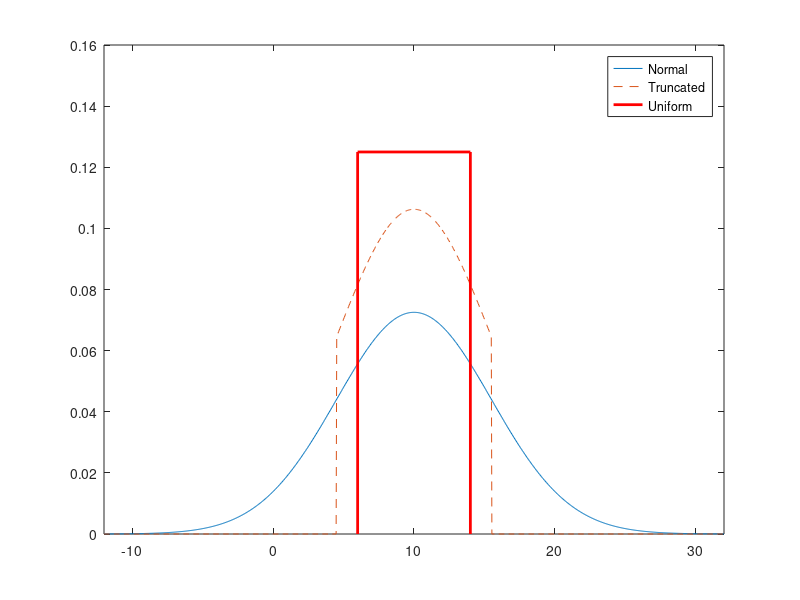

Source code (MATLAB): (Note: this script raises an error after producing the figure.)
%% CAES PERFORMANCE BASED ON PNNL REPORT 2020
%  ==========================================

% Round-trip efficiency
% ---------------------

% DEFINITION
% RTE is obtained by dividing the electrical output of the system by 
% the sum of the electrical input to the compressor and thenenergy that 
% could have been alternatively generated through the natural gas used.
%
% eta_RT = Wout / (Win + eta_C * Qin), where:
%
%       Wout    = electrical energy recovered during discharge             [kWh]
%       Win     = electrical energy consumed during charging               [kWh]
%       Qin     = thermal energy to reheat stored air during discharge     [kWh]
%       eta_C   = Carnot gas-to-electrical conversion efficiency           [-] 
%               = 1 - Tc / Th
%       Tc      = cold-sink temperature, i.e., Tc = Tamb = 20 C            [K]
%       Th      = heat-source temperature assumed to be 300 C              [K]

eta_RT = 0.52 ; 
eta_C = 0.49 ;

% Electrical efficiency
% ---------------------

% DEFINITION
% eta_el = Wout / Win

eta_el = 0.746 ;

% Gas consumption
% ---------------

% DEFINITION
% This is the ratio of the heat input to reheat stored air prior to
% discharge, Qin, to the electrical input during charging, Win:
% gasConsumptionRatio = Qin / Win [kWh / kWh]

gasConsumptionRatio = (eta_el - eta_RT) / (eta_RT * eta_C) ;

%% TRUNCATED NORMAL DISTRIBUTIONS - central limit theorem
%  ==============================

% METHOD 1 - central limit theorem
% --------------------------------

% Coefficient of variation for 2020
coef_var = 0.55;

% Mean value
xmean = 10;

% Min and max values
xmin = xmean * (1 - coef_var) ;
if xmin < 0 
    xmin = 0 ;
end
xmax = xmean * (1 + coef_var) ;

% Normal probability
p = 4;
n = 10000;

X = xmin + (xmax - xmin) * sum(rand(n,p),2) / p;
X0 = 6 + (14 - 6) * sum(rand(n,1),2) / 1;  % Adjusting the limits for Random distribution

% METHOD 2 - built-in truncated normal distribution tool
% ------------------------------------------------------

pd = makedist('Normal', 'mu', xmean, 'sigma', xmean * coef_var) ;
t = truncate(pd, xmin, xmax) ;

pd1 = makedist('Uniform','lower',6,'upper',14);  % Adjusting the limits for Uniform distribution
pdf1 = pdf(pd1,X0);

% Display results 
% ---------------

% Set the x-axis limits to encompass the whole normal distribution
x = linspace(xmean - 4*(xmean * coef_var), xmean + 4*(xmean * coef_var), 1000);

figure
plot(x,pdf(pd,x))
hold on
plot(x,pdf(t,x),'LineStyle','--')

% Plot the horizontal line for the uniform distribution
plot([6 14], [pdf(pd1,6) pdf(pd1,14)], 'r', 'LineWidth', 2);

% Add vertical lines at the ends of the uniform distribution
line([6 6], [0 pdf(pd1,6)], 'Color', 'r', 'LineWidth', 2);
line([14 14], [0 pdf(pd1,14)], 'Color', 'r', 'LineWidth', 2);

legend('Normal','Truncated', 'Uniform')

% Set x-axis limits to show the whole normal distribution
xlim([xmean - 4*(xmean * coef_var), xmean + 4*(xmean * coef_var)])

hold off


%% MONTE CARLO ANALYSIS
%  ====================
clc
clear

% Define the original means and coefficient of variation for each parameter
mu_Cp_inv = 3446.69; % investment cost, USD/kW
mu_Ce_inv = 34.47; % investment cost, USD/kWh
mu_Cp_om = 30; % O&M cost, USD/kW
mu_Ce_om = 0.4; % O&M cost, USD/MWh
mu_Cp_rep = 0; % replacement cost, USD/kW
mu_Ce_rep = 0; % replacement cost, USD/kWh
mu_RT = 0.35; % round-trip efficiency
mu_Lifecyc = 10000; % cycle life

% Coefficient of variation for 2020
coef_var = 0.55;

% Calculate the standard deviations
sigma_Cp_inv = coef_var * mu_Cp_inv;
sigma_Ce_inv = coef_var * mu_Ce_inv;
sigma_Cp_om = coef_var * mu_Cp_om;
sigma_Ce_om = coef_var * mu_Ce_om;
sigma_RT = coef_var * mu_RT;                                                    
sigma_Lifecyc = coef_var * mu_Lifecyc;

% Number of iterations for the Monte Carlo simulation
num_iterations = 10000;

% Cost random sampling
Cp_inv_samples = truncatedNormalSampling(mu_Cp_inv, sigma_Cp_inv, num_iterations, k=2 );
Ce_inv_samples = truncatedNormalSampling(mu_Ce_inv, sigma_Ce_inv, num_iterations, k=2);
Cp_om_samples = truncatedNormalSampling(mu_Cp_om, sigma_Cp_om, num_iterations, k=2);
Ce_om_samples = truncatedNormalSampling(mu_Ce_om, sigma_Ce_om, num_iterations, k=2);


% Technical parameters flat sampling
RT_samples = 0.3+(0.35-0.3)*rand(num_iterations, 1); % Uniform distribution between 0 and 1
Lifecyc_samples = 8000+(12000-8000)*rand(num_iterations,1);
histogram(Lifecyc_samples) ;

% Values that need to be extracted (constants)
Dis_dur = 700; % discharge duration, hours
N_c = 1; % number of construction years
N_op = 50; % number of operational years
DoD = 1; % depth of discharge, percentage
Deg_t = 0; % temporal degradation, percentage
EoL = 0.95; % end of life threshold, percentage
Cyc = 3; % annual cycles, cycles
Cap_p = 10; % power capacity, MW
P_elc = 21; % price of electricity, USD/MWh
self_dis = 0.05;
r = 0.08; % discount rate
C_p_eol = 20; % end of life cost power, USD/kW
C_e_eol = 0; % end of life cost energy, USD/kWh


% Calculate the energy capacity
Cap_e = Cap_p * Dis_dur; % energy capacity, MWh

% Initialize array to store lifetime costs
lifetime_costs = zeros(num_iterations, 1);

% Monte Carlo simulation
for i = 1:num_iterations

    % Extract random samples
    C_p_inv = Cp_inv_samples(i);
    C_e_inv = Ce_inv_samples(i);
    C_p_om = Cp_om_samples(i);
    C_e_om = Ce_om_samples(i);
    Life_cyc = Lifecyc_samples(i);
    RT = RT_samples(i);

    % Calculating Investment Cost
    A = C_p_inv * Cap_p * 1000; % USD
    B = C_e_inv * Cap_e * 1000; % USD
    capex = 0;
    for n = 1:N_c
        term = (A + B) / (1 + r)^(n-1) * (1 / N_c); % total CAPEX USD / year
        capex = capex + term;
    end

    % Calculating O&M Cost
    C = C_p_om * Cap_p * 1000; % USD
    om = 0;
    for n = 1:N_op
        E_in = ((Cap_e * DoD * Cyc) / RT) * (EoL^(1/Life_cyc))^((n-1) * Cyc) * (1-Deg_t)^(n-1);
        term_2 = (C + C_e_om * E_in) / (1 + r)^(n+N_c-1); % total O&M USD / year
        om = om + term_2;
    end

    % Calculating Charging Cost
    ch = 0;
    for n = 1:N_op
        E_in = ((Cap_e * DoD * Cyc) / RT) * (EoL^(1/Life_cyc))^((n-1) * Cyc) * (1-Deg_t)^(n-1);
        term_3 = (P_elc * E_in) / (1 + r)^(n+N_c-1); % total charging cost USD / year
        ch = ch + term_3;
    end

    % Calculating End of Life Cost
    Deg_c = 1 - EoL^(1/Life_cyc);
    N_pro = N_c + N_op; % life time of project
    eol = (1+r) * (C_p_eol * Cap_p * 1000 + 1000 * C_e_eol * Cap_e * (1-Deg_t)^(N_op) * (1-Deg_c)^(Cyc*N_op)) / (1 + r)^(N_pro+1);

    % Calculating the Discharged Energy + Nominal Capacity
    dis = 0;
    for n = 1:N_op
        E_in = ((Cap_e * DoD * Cyc) / RT) * (EoL^(1/Life_cyc))^((n-1) * Cyc) * (1-Deg_t)^(n-1);
        term_5 = (RT * (1 - self_dis) * E_in) / (1 + r)^(n+N_c-1); % total discharged energy MWh / year
        dis = dis + term_5;
    end


    c_fuel = 0; % initialize c_fuel to zero
    CBR = 0.7273; % gas consumption ratio
    c_f = 0.605; % USD/kWh cost of gas in the UK
    ERT = 0.746;
    eou = 0;
    for n = 1:N_op
        E_in_2 = ((Cap_e * DoD * Cyc) / RT) * (EoL^(1/Life_cyc))^((n-1)*Cyc) * (1-Deg_t)^(n-1);
        term_6 = (RT * (1 - self_dis) * E_in_2) / (1 + r)^(n + N_c - 1); % total energy USD / year
        eou = eou + term_6;
        term_7 = (1/CBR) *1000* term_6 * c_f;
        c_fuel = c_fuel + term_7;
    end
    
    L_FUEL = c_fuel / eou;

    % Calculation of Components of LCOS
    L_CAPEX = capex / dis;
    L_OM = om / dis;
    L_CH = ch / dis;
    L_EOL = eol / dis;

    % Calculating Levelised Cost of Storage (LCOS)
    LCOS = L_CAPEX + L_OM + L_CH + L_EOL + L_FUEL;

    % Store the result
    lifetime_costs(i) = LCOS;
end

% Predefined mean for the random distribution
predefined_mean =1209.5;

% Adjust the lifetime_costs to have the predefined mean
mean_lifetime_costs = mean(lifetime_costs);
lifetime_costs = lifetime_costs - mean_lifetime_costs + predefined_mean;

% Calculate the mean, 10th, and 90th percentiles
mean_cost = mean(lifetime_costs);
percentile_10 = prctile(lifetime_costs, 10);
percentile_90 = prctile(lifetime_costs, 90);

% Plot the histogram of lifetime costs
figure;
histogram(lifetime_costs, 50, 'Normalization', 'pdf');
hold on;
xline(mean_cost, 'b--', 'Mean');
xline(percentile_10, 'r--', '10th Percentile');
xline(percentile_90, 'g--', '90th Percentile');
xlabel('Lifetime Cost, [USD/MWh]');
ylabel('Frequency');
title('Monte Carlo Analysis of Hydrogen LCOS');
legend('Lifetime Costs', 'Mean', '10th Percentile', '90th Percentile');
hold off;

% Save the figure
saveas(gcf, 'lifetime_costs_histogram_hyds.png');

% Save the figure
savefig('lifetime_costs_histogram_hyds.fig');

% Display the results
fprintf('Mean Cost: %.2f\n', mean_cost);
fprintf('10th Percentile: %.2f\n', percentile_10);
fprintf('90th Percentile: %.2f\n', percentile_90);
